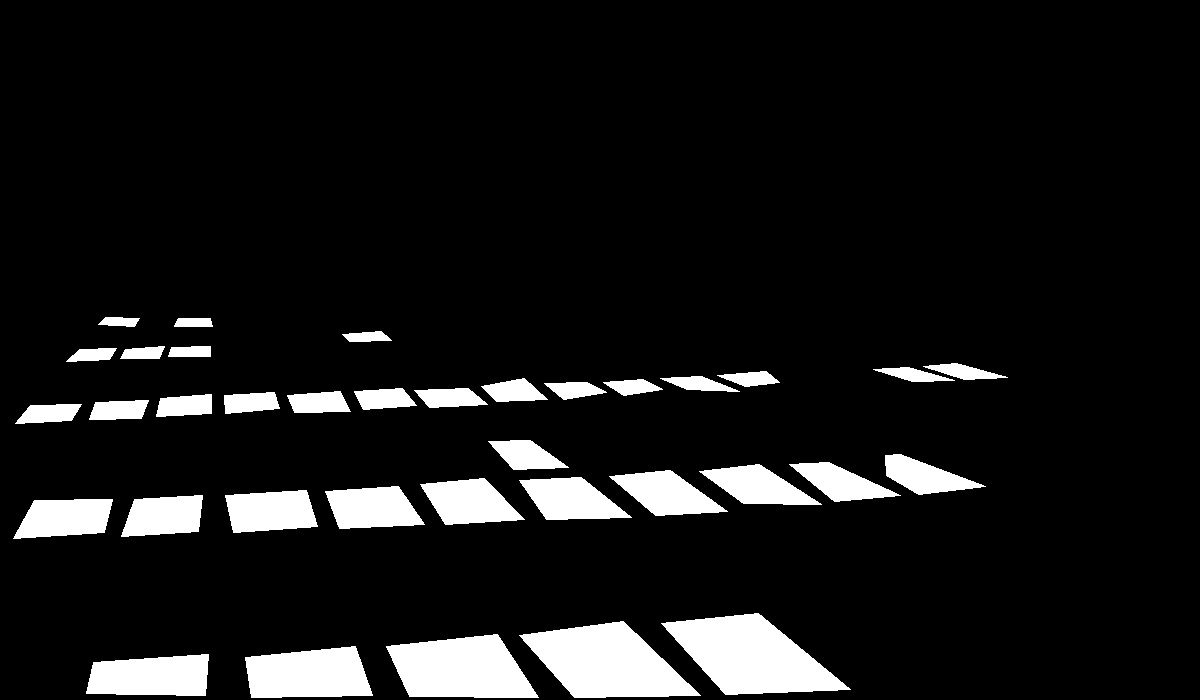
#> input picture Images/Train/Minarawala_trainimage_04.jpg, 1200 x 700 px
$ python Minarawala_code3_05.py   (older library calls are emulated)
#> lines starting #> are read from the running program, lines starting #| are printed output that depends on the picture; after the words box and inside, x2 and y2 are one past the last pixel; in counts of white or black regions, pixels touching at a corner belong together; pictures that were not available may be replaced by others from this repository, and a replacement may not be noted
import numpy as np
import cv2 as cv
from skimage.filters.rank import entropy
from skimage.morphology import disk
import matplotlib.pyplot as plt
from sklearn import svm
import time

# Use 'Minarawala_testvideo_03.mp4' and 'Minarawala_trainimage_04.jpg' together
# Use 'Minarawala_testvideo_01.mp4' and 'Minarawala_trainimage_02.jpg' together
Video = cv.VideoCapture('Images/Test/Minarawala_testvideo_03.mp4')
fgbg = cv.bgsegm.createBackgroundSubtractorMOG()
kernel = cv.getStructuringElement(cv.MORPH_ELLIPSE,(5,5))
mask = cv.imread('Images/Train/Minarawala_trainimage_04.jpg',cv.IMREAD_GRAYSCALE)
#> mask is the input picture: shape (700, 1200); min 0, max 255, mean 23.9
mask1 = mask/255.
mask2 = mask1.astype(np.uint8)
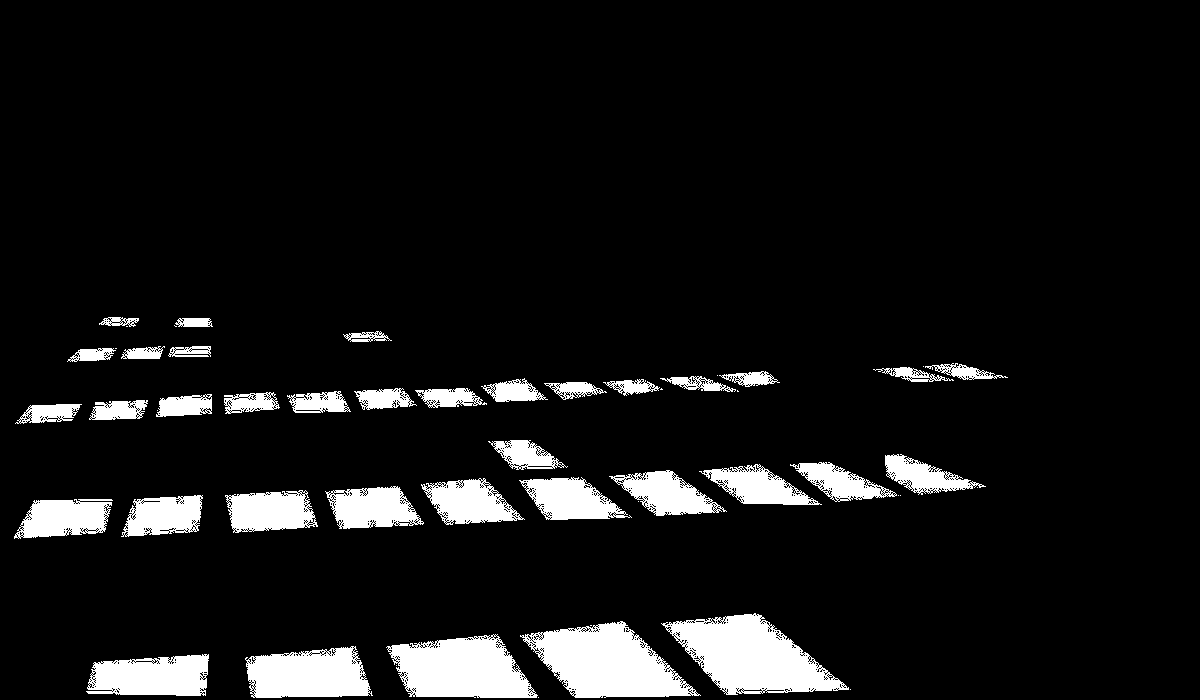
#> mask2: shape (700, 1200); values 0 (black) and 1 (white), 8.4% white; 52 white regions (16 under 20 px)

#Contouring and masking of Selected parking spots
img, cnt, hei = cv.findContours(mask2, cv.RETR_EXTERNAL, cv.CHAIN_APPROX_SIMPLE)
#> cnt = 52 contours, 16 with area under 20; largest, box (x1, y1, x2, y2) and area: (661, 613, 849, 695) 8544, (520, 621, 701, 698) 8136, (386, 634, 538, 698) 6758, (245, 646, 373, 698) 5080, (86, 654, 209, 696) 4080; hei = 52 rows, first 6: [1, -1, -1, -1], [2, 0, -1, -1], [3, 1, -1, -1], [4, 2, -1, -1], [5, 3, -1, -1], [6, 4, -1, -1]
area = np.zeros((1,len(cnt)))
for i in range(len(cnt)):
	area[0,i] = cv.contourArea(cnt[i])
#> this loop made 52 passes

val = area[0]>10
area = val*area[0]
#> area = 52 values, max 8544.5 at index 8, min 0 at index 0, mean 1383.8
idx = np.nonzero(area)
area = area[idx]
#> area = 36 values, max 8544.5 at index 4, min 234 at index 35, mean 1998.9
contour=[]
for i in range(area.shape[0]):
	contour.append(cnt[idx[0][i]])  #Note: idx[0] is a vector and i am using its indexing to get the contours which are greater than some area threshold.
#> after the loop, contour = 36 contours; largest, box (x1, y1, x2, y2) and area: (661, 613, 849, 695) 8544, (520, 621, 701, 698) 8136, (386, 634, 538, 698) 6758, (245, 646, 373, 698) 5080, (86, 654, 209, 696) 4080


#Training:

# east parking video
"""data1 = np.load('Minarawala_data_train_input_07.npy')
original_output = np.load('Minarawala_data_train_output_08.npy')"""
#print(data1.shape)
# pplot video
data1 = np.load('Minarawala_data1_train_input_09.npy')
#> (reads Minarawala_data1_train_input_09.npy from the repository)
original_output = np.load('Minarawala_data1_train_output_10.npy')
#> (reads Minarawala_data1_train_output_10.npy from the repository)
t=time.time()
clf = svm.SVC(kernel='linear')
clf.fit(data1.T, original_output)
print(time.time()-t)


frame_count = Video.get(7)
frame_rate = Video.get(5)
print(frame_count,frame_rate)
skip = np.arange(0,frame_count,50)
for i in range(skip.shape[0]):
	Video.set(1,skip[i])

	ret,image = Video.read()

	if(ret):
		image = cv.resize(image,(1200,700))
		fgmask = fgbg.apply(image)
		image_gray = cv.cvtColor(image,cv.COLOR_BGR2GRAY)
		size = image_gray.shape
		#print(size)

		#Vehicle Detection

		fgmask = cv.dilate(fgmask,kernel,iterations = 2)
		fgmask = cv.erode(fgmask,kernel,iterations=4)
		fgmask = cv.dilate(fgmask,kernel)
		im2, contours, hierarchy = cv.findContours(fgmask.copy(), cv.RETR_EXTERNAL, cv.CHAIN_APPROX_SIMPLE)
		if (len(contours)>1):

			area1 = np.zeros((1,len(contours)))
			for i in range(len(contours)):
				area1[0,i] = cv.contourArea(contours[i])

			for j in range(len(contours)):
				if (area1[0,j]>200):          # change this threshold value for different videos for 'Minarawala_trainvideo_01.mp4' use 200 and for 'Minarawala_testvideo_03.mp4' use 1000
					(x, y, w, h) = cv.boundingRect(contours[j])
					cv.rectangle(image, (x, y), (x + w, y + h), (0, 255, 0), 2)


		#Finding Local Entropy
		img1 = entropy(image_gray, disk(3))


		#Finding the Avg Local Entropies and Standard deviation of each selected parking spot for generating data to train SVM.
		avg_entropies=[]
		stds=[]
		for i in range(0,len(contour)):
			msk = np.zeros((size))
			cv.drawContours(msk,contour,i,(1,1,1),-1)
			img2 = img1*msk
			std_val = img2[np.nonzero(img2)]
			nonzero = np.nonzero(msk)
			total = nonzero[0].shape[0]
			x = np.zeros((1,total-std_val.shape[0]))
			y = np.append(np.reshape(std_val,(1,std_val.shape[0])),x)
			std = np.std(y)
			stds.append(std)
			Sum = np.sum(img2)
			avg = Sum/total
			avg_entropies.append(avg)


		data = np.vstack((avg_entropies,stds))

		#Prediction:
		x = clf.predict(data.T)

		count = 0
		font = cv.FONT_HERSHEY_SIMPLEX
		for i in range(0,x.shape[0]):
			if x[i] == 1:
				cv.drawContours(image,contour,i,(0,0,255),2)
			else:
				cv.drawContours(image,contour,i,(0,255,0),2)
				count += 1
		cv.putText(image,'Available Parking:{}'.format(count),(30,30),font,1,(0,0,255),2,cv.LINE_AA)
		cv.imshow('video',image)
		k = cv.waitKey(1) & 0xff
		if k == 27:   # press 'esc'
			break
	else:
		break
#> this loop made 1 pass; (key Esc is pressed on pass 1)
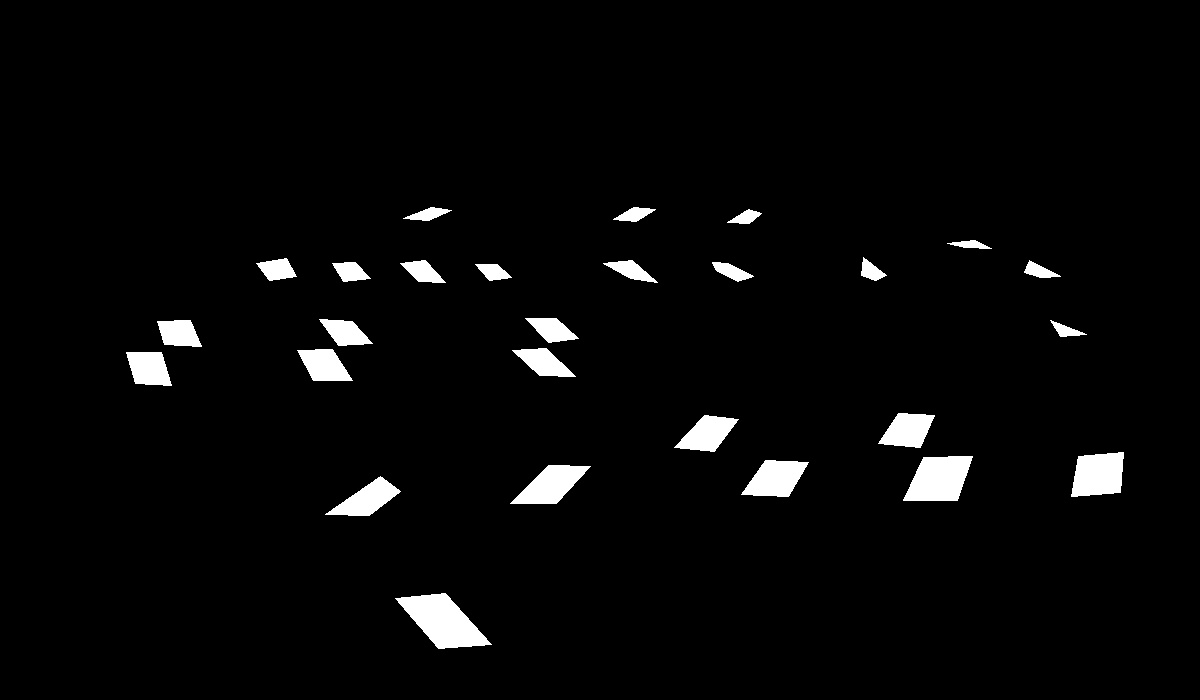
#> input picture Images/Test/Minarawala_testimage_02.jpg, 1200 x 700 px, given in place of Minarawala_testvideo_03.mp4, which was not available
#> pass 1, `img1 = entropy(image_gray, disk(3))`:
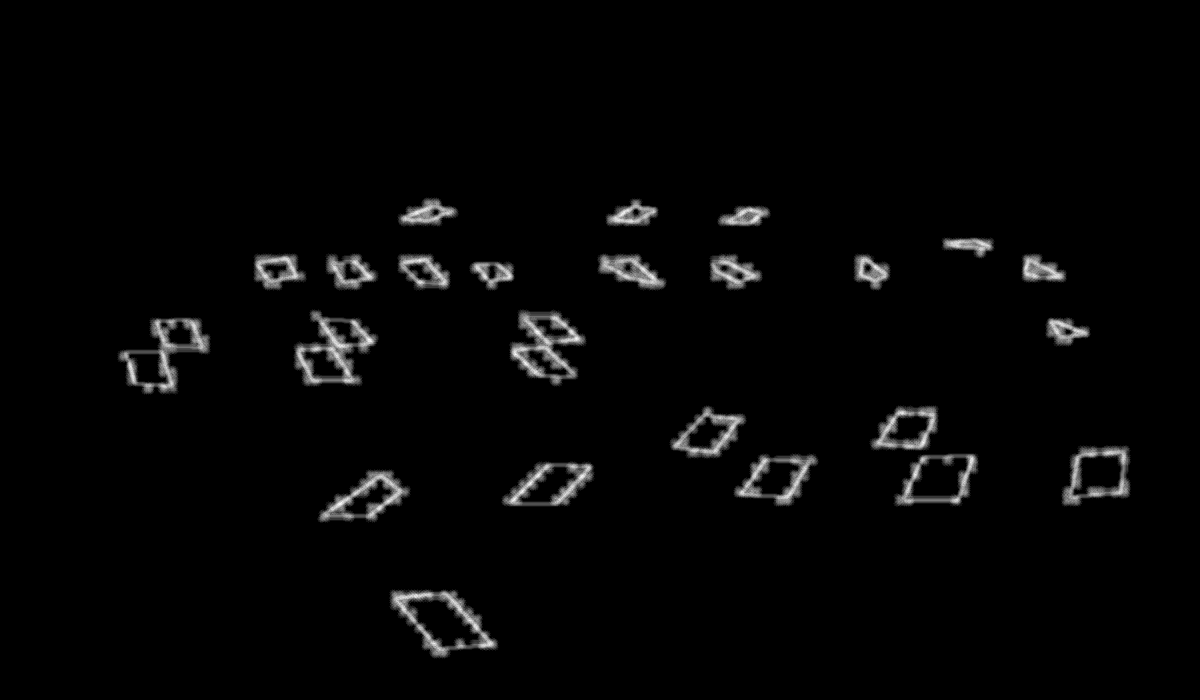
#> img1: shape (700, 1200) float64; min 0, max 3.06, mean 0.0647; drawn with min black and max white
#> pass 1, `cv.imshow('video',image)`:
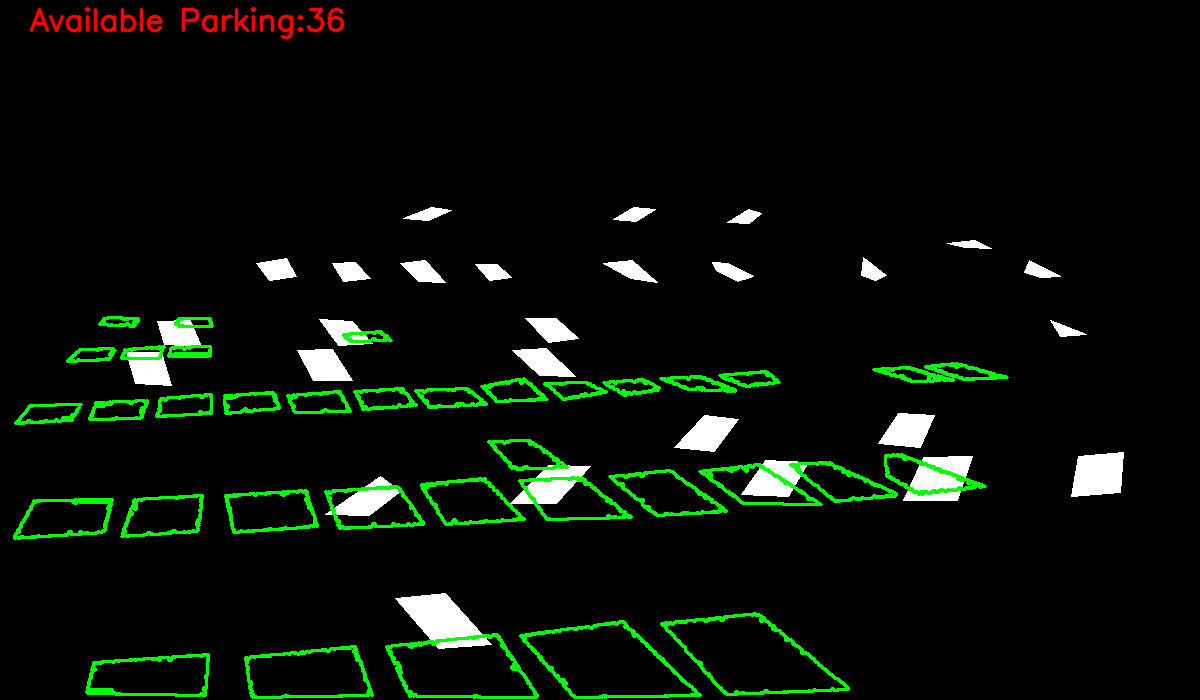
#> window 'video': shape (700, 1200, 3); mean B, G, R 7.3, 15.4, 8.1
#> after the loop: img2: shape (700, 1200) float64; every value is 0
#> after the loop:
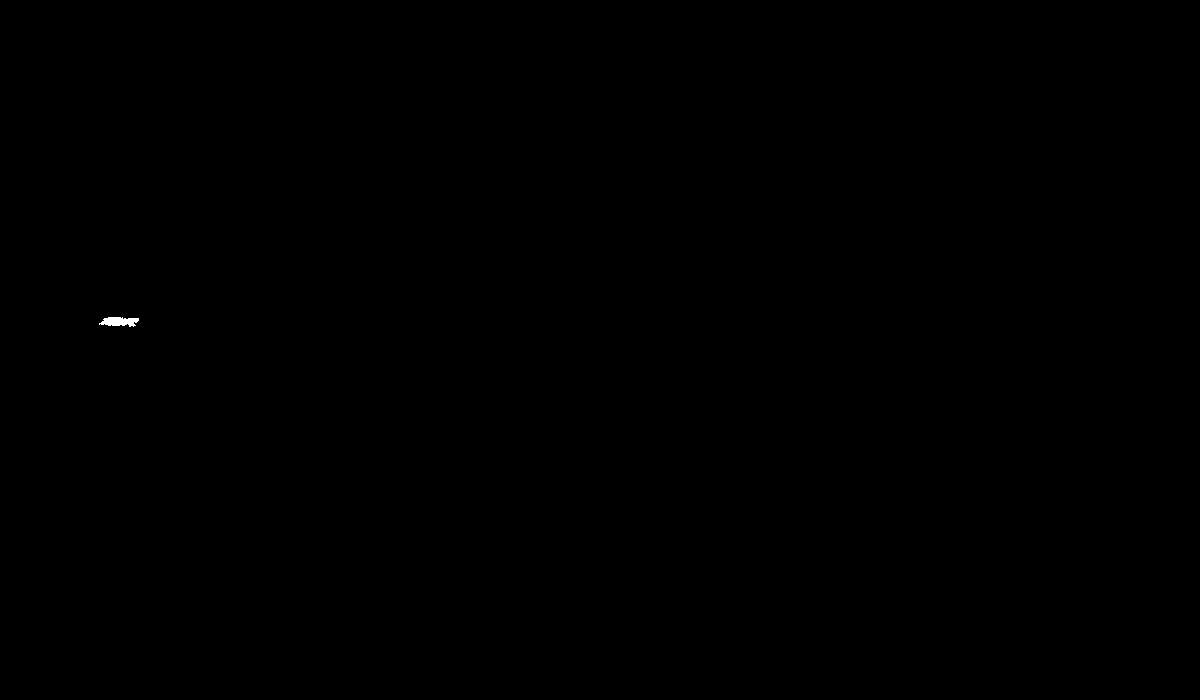
#> msk: shape (700, 1200) float64; values 0 (black) and 1 (white), 0.03% white; 1 white region, box (x1, y1, x2, y2) and area: (99, 317, 139, 327) 280
Video.release()
cv.destroyAllWindows()
